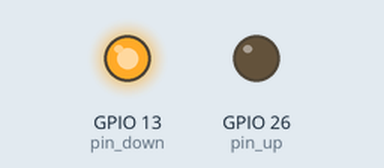
Recording of a program running on a simulated Raspberry Pi (BCM pin numbers). Parts: output pins drawn as LEDs (lit = HIGH). At 20.0 s the program stops and its outputs stay as they are.

Above: at 0.1 s.
At 20.1 s:
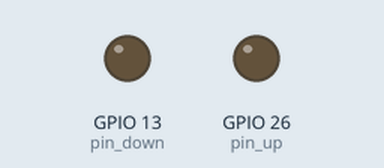
Timing chart, 0 to 21.5 s (numbered marks = the images above):
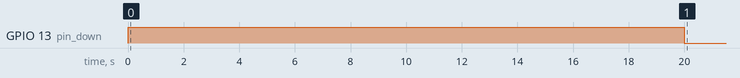

Measured:
- by itself, GPIO 13 (pin_down): LOW → HIGH at 0.00 s, → LOW 20.0 s later

The program:

somfy_python_example.py
```python
import RPi.GPIO as GPIO
import time

GPIO.setmode(GPIO.BCM)

pin_up = 26
pin_down = 13

GPIO.setup(pin_up, GPIO.OUT)
GPIO.setup(pin_down, GPIO.OUT)

GPIO.output(pin_up, GPIO.LOW)
GPIO.output(pin_down, GPIO.LOW)

def move_shutters (direction, sec):
    if (direction == 'up'):
        GPIO.output(pin_up, GPIO.HIGH)
        time.sleep(sec)
        GPIO.output(pin_up, GPIO.LOW)
    if (direction == 'down'):
        GPIO.output(pin_down, GPIO.HIGH)
        time.sleep(sec)
        GPIO.output(pin_down, GPIO.LOW)

move_shutters('down', 20)
```
